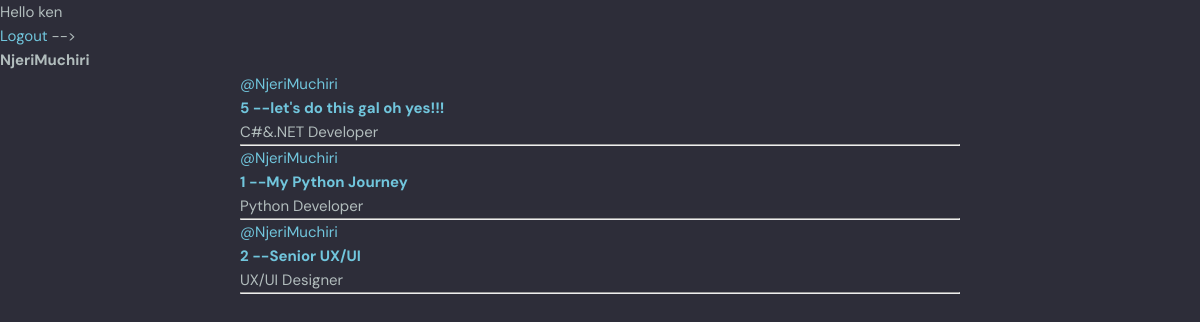
/profile/1/ (signed in), run on the app's committed database.
### journeyingblogs/models.py (models this page shows, shortened)
class Chamber(models.Model):
    host = models.ForeignKey(User, on_delete=models.SET_NULL, null=True)
    topic = models.ForeignKey(Topic, on_delete=models.SET_NULL, null=True)
    name = models.CharField(max_length=200)
    description = models.TextField(null=True, blank=True)
    techiesspace = models.ManyToManyField(User, related_name='techiesspace', blank=True)
    updated = models.DateTimeField(auto_now=True)
    created = models.DateTimeField(auto_now_add=True)
    class Meta:
       ordering = ['-updated', '-created']

class Topic(models.Model):
    name = models.CharField(max_length=200)

### journeyingblogs/views.py (the view)
# urls.py: path('profile/<str:pk>/', views.userProfile, name="user-profile"),
def userProfile(request, pk):
    user = User.objects.get(id=pk)
    chambers = user.chamber_set.all()
    chamber_messages = user.message_set.all()
    topics = Topic.objects.all()
    context = {'user': user, 'chambers': chambers, 'chamber_messages': chamber_messages,
               'topics': topics}
    return render(request, 'journeyingblogs/userprofile.html', context)

### journeyingblogs/templates/journeyingblogs/userprofile.html (shortened to what this page needs)
{% extends 'main.html' %}
{% block content %}
<h1>{{user.username}}</h1>
<div class="userprofile-container">
    <div>
        </div>
            <div>
             {% include 'journeyingblogs/content.html' %}
            </div>
        <div>
    </div>
</div>
{% endblock %}

### templates/navbar.html (shortened to what this page needs)
{% load static %}
    {% if request.user.is_authenticated %}
    <p>Hello {{request.user}}</p>
    <a href="{% url 'logoutuser'%}">Logout</a>
    {% else %}
    <a href="{% url 'loginpage'%}">Login</a>
    {% endif %}
</body>
</html>

### journeyingblogs/templates/journeyingblogs/content.html (shortened to what this page needs)
<div>
    {% for chamber in chambers %}
    <div>
        <a href="{% url 'user-profile' chamber.host.id %}">@{{chamber.host.username}}</span>
        <h5>{{chamber.id}} -- <a href="{% url 'chamber' chamber.id %}">{{chamber.name}}</h5></a>
        <small>{{chamber.topic.name}}</small>
        <hr>
    </div>
    {% endfor %}
    </div>

### static/styles/style.css (style rules this page uses)
:root { --color-main: #71c6dd; --color-main-light: #e1f6fb; --color-dark: #3f4156; --color-dark-medium: #51546e; --color-dark-light: #696d97; --color-light: #e5e5e5; --color-gray: #8b8b8b; --color-light-gray: #b2bdbd; --color-bg: #2d2d39; --color-success: #5dd693; --color-error: #fc4b0b; }
* { font-family: "DM Sans", -apple-system, BlinkMacSystemFont, "Segoe UI", Roboto, Oxygen, Ubuntu, Cantarell, "Open Sans", "Helvetica Neue", sans-serif; margin: 0; padding: 0; box-sizing: border-box; text-rendering: optimizeLegibility; font-size: inherit; }
html { font-size: 56.25%; }
@media only screen and (min-width: 1200px) { html { font-size: 62.5%; } }
body { line-height: 1.6; font-weight: 400; font-size: 1.5rem; color: var(--color-light-gray); background-color: var(--color-bg); min-height: 100vh; }
a { display: inline-block; color: var(--color-main); text-decoration: none; }

### journeyingblogs/templates/journeyingblogs/userprofile.html (style rules this page uses)
.userprofile-container { display: grid; grid-template-columns: 1fr 3fr 1fr; }

### data on the page
Chamber: host.username "NjeriMuchiri", id "5", name "let's do this gal oh yes!!!", topic.name "C#&.NET Developer"
Chamber: host.username "NjeriMuchiri", id "1", name "My Python Journey", topic.name "Python Developer"
Chamber: host.username "NjeriMuchiri", id "2", name "Senior UX/UI", topic.name "UX/UI Designer"

### other printed values
{{ request.user }} "ken"
{{ user.username }} "NjeriMuchiri"
